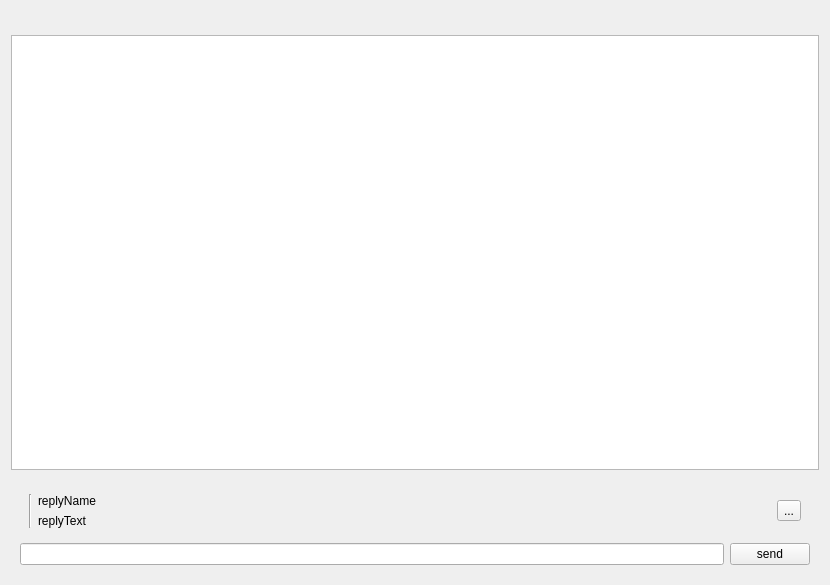
<?xml version="1.0" encoding="UTF-8"?>
<ui version="4.0">
 <class>ChatViewWidget</class>
 <widget class="QWidget" name="ChatViewWidget">
  <property name="geometry">
   <rect>
    <x>0</x>
    <y>0</y>
    <width>830</width>
    <height>585</height>
   </rect>
  </property>
  <property name="windowTitle">
   <string>Form</string>
  </property>
  <layout class="QVBoxLayout" name="verticalLayout_2">
   <item>
    <widget class="QWidget" name="headerWidget" native="true">
     <property name="sizePolicy">
      <sizepolicy hsizetype="Preferred" vsizetype="Fixed">
       <horstretch>0</horstretch>
       <verstretch>60</verstretch>
      </sizepolicy>
     </property>
     <layout class="QHBoxLayout" name="headerLayout"/>
    </widget>
   </item>
   <item>
    <widget class="SmoothListView" name="chatHistoryView"/>
   </item>
   <item>
    <widget class="QWidget" name="messageInputWidget" native="true">
     <layout class="QGridLayout" name="gridLayout">
      <item row="2" column="1">
       <widget class="QPushButton" name="sendButton">
        <property name="sizePolicy">
         <sizepolicy hsizetype="Fixed" vsizetype="Fixed">
          <horstretch>0</horstretch>
          <verstretch>0</verstretch>
         </sizepolicy>
        </property>
        <property name="text">
         <string>send</string>
        </property>
       </widget>
      </item>
      <item row="2" column="0">
       <widget class="QLineEdit" name="messageLineEdit"/>
      </item>
      <item row="1" column="0" colspan="2">
       <widget class="QWidget" name="replyWidget" native="true">
        <layout class="QHBoxLayout" name="horizontalLayout">
         <item>
          <widget class="QFrame" name="replyColorBar">
           <property name="frameShape">
            <enum>QFrame::Shape::VLine</enum>
           </property>
           <property name="frameShadow">
            <enum>QFrame::Shadow::Sunken</enum>
           </property>
          </widget>
         </item>
         <item>
          <layout class="QVBoxLayout" name="verticalLayout_4">
           <item>
            <widget class="QLabel" name="replyNameLabel">
             <property name="text">
              <string>replyName</string>
             </property>
            </widget>
           </item>
           <item>
            <widget class="QLabel" name="replyTextLabel">
             <property name="text">
              <string>replyText</string>
             </property>
            </widget>
           </item>
          </layout>
         </item>
         <item>
          <widget class="QToolButton" name="closeReplyButton">
           <property name="text">
            <string>...</string>
           </property>
           <property name="icon">
            <iconset resource="resources.qrc">
             <normaloff>:/icons/cross.png</normaloff>:/icons/cross.png</iconset>
           </property>
          </widget>
         </item>
        </layout>
       </widget>
      </item>
     </layout>
    </widget>
   </item>
  </layout>
 </widget>
 <customwidgets>
  <customwidget>
   <class>SmoothListView</class>
   <extends>QListView</extends>
   <header location="global">smoothlistview.h</header>
  </customwidget>
 </customwidgets>
 <resources>
  <include location="resources.qrc"/>
 </resources>
 <connections/>
</ui>
